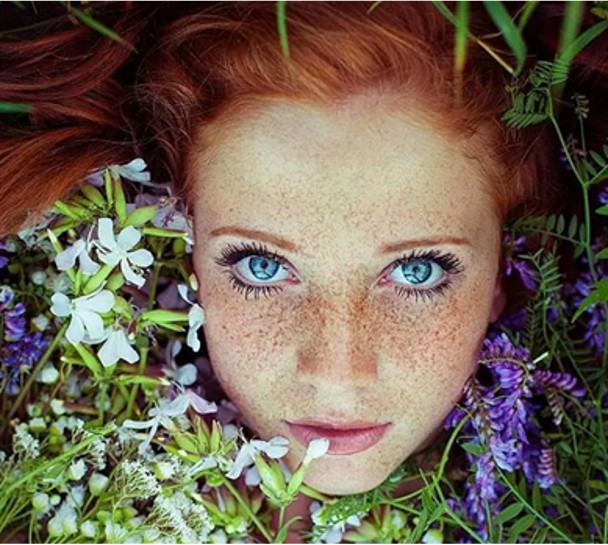
#> input picture Project_2_Facial_Retouch/Proj2.jpg, 608 x 545 px, found by its file name
$ python main.py
#> lines starting #> are read from the running program, lines starting #| are printed output that depends on the picture
# -*- codeing = utf-8  -*-
# @Author : Moonlight_Qz
# @File : facial_dermabrasion.py
# @Software : PyCharm

import cv2
from PIL import Image
from PIL import ImageEnhance
def facial_dermabrasion_effect(fileName):
#> called with fileName = 'proj2.jpg'
    img = cv2.imread(fileName)
#> img is the input picture: shape (545, 608, 3); mean B, G, R 82.7, 98.6, 112.3
    blur_img = cv2.bilateralFilter(img, 100, 75, 75)
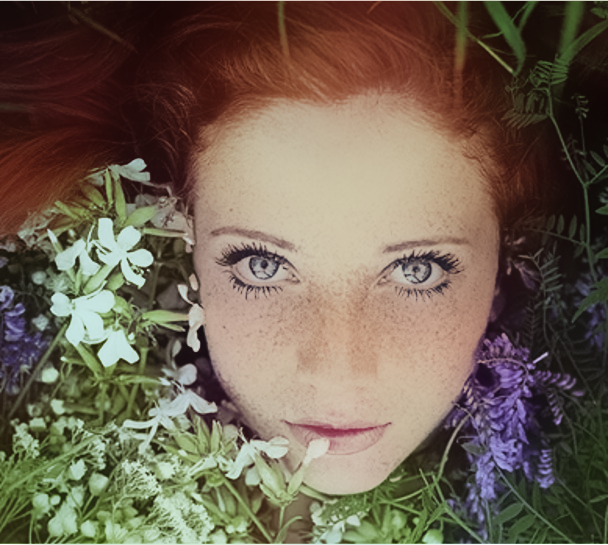
#> blur_img: shape (545, 608, 3); mean B, G, R 82.1, 98.3, 112.3

    result_img = cv2.addWeighted(img, 0.3, blur_img, 0.7, 0)
    cv2.imwrite("img_1.jpg", result_img)
    image = Image.open("img_1.jpg")

    enh_img = ImageEnhance.Sharpness(image)
    image_sharped = enh_img.enhance(1.5)

    con_img = ImageEnhance.Contrast(image_sharped)
    image_con = con_img.enhance(1.15)
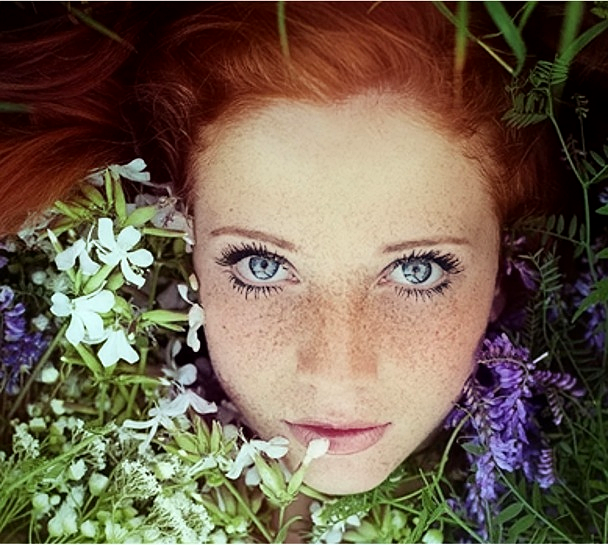
#> image_con: PIL image 608x545 RGB; mean R, G, B 113.3, 97.7, 79.5
    image_con.save("img_2.jpg")

    img1 = cv2.imread("img_1.jpg")
    img2 = cv2.imread("img_2.jpg")
    cv2.imshow("0", img)
    cv2.imshow("1", img1)
    cv2.imshow("2", img2)
    cv2.waitKey()

if __name__ == "__main__":
    facial_dermabrasion_effect("proj2.jpg")
